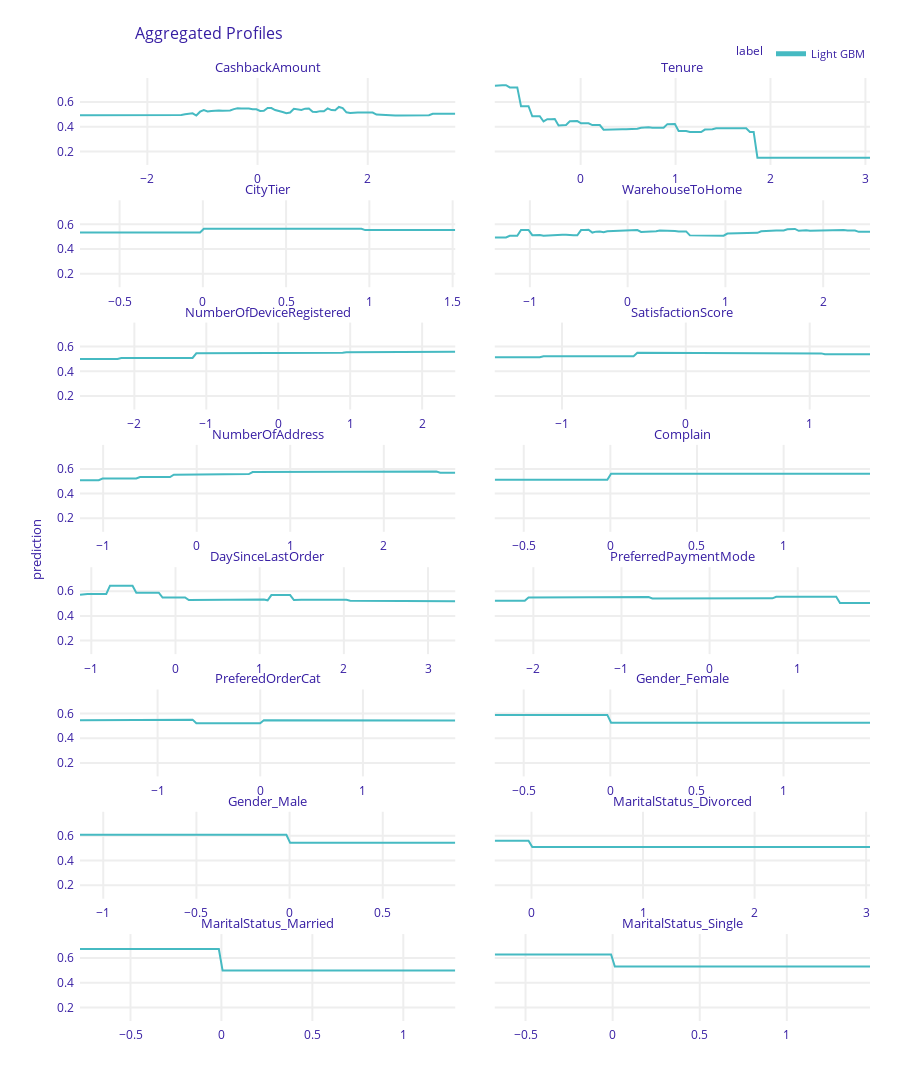

The code cell stored with this chart in its notebook:
### Code cell
lgbm_cv_intrepreted.model_profile().plot()
